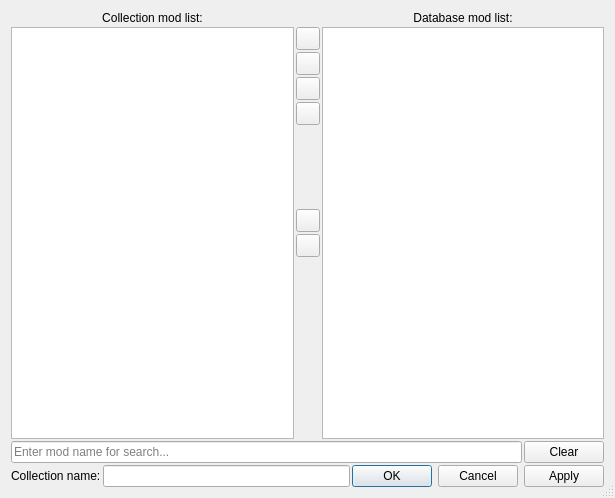
<?xml version="1.0" encoding="UTF-8"?>
<ui version="4.0">
 <class>EditModCollectionDialog</class>
 <widget class="QDialog" name="EditModCollectionDialog">
  <property name="geometry">
   <rect>
    <x>0</x>
    <y>0</y>
    <width>615</width>
    <height>498</height>
   </rect>
  </property>
  <property name="windowTitle">
   <string>Dialog</string>
  </property>
  <property name="sizeGripEnabled">
   <bool>true</bool>
  </property>
  <property name="modal">
   <bool>true</bool>
  </property>
  <layout class="QGridLayout" name="gridLayout">
   <property name="spacing">
    <number>2</number>
   </property>
   <item row="0" column="0">
    <widget class="QLabel" name="label_collectionMods">
     <property name="text">
      <string>Collection mod list:</string>
     </property>
     <property name="alignment">
      <set>Qt::AlignCenter</set>
     </property>
    </widget>
   </item>
   <item row="1" column="0">
    <widget class="QListView" name="listView_collectionMods">
     <property name="focusPolicy">
      <enum>Qt::NoFocus</enum>
     </property>
     <property name="autoScroll">
      <bool>false</bool>
     </property>
     <property name="editTriggers">
      <set>QAbstractItemView::NoEditTriggers</set>
     </property>
     <property name="selectionMode">
      <enum>QAbstractItemView::ExtendedSelection</enum>
     </property>
     <property name="selectionBehavior">
      <enum>QAbstractItemView::SelectRows</enum>
     </property>
     <property name="textElideMode">
      <enum>Qt::ElideNone</enum>
     </property>
     <property name="wordWrap">
      <bool>true</bool>
     </property>
    </widget>
   </item>
   <item row="1" column="1">
    <layout class="QVBoxLayout" name="verticalLayout_toolbar" stretch="1,1">
     <property name="spacing">
      <number>2</number>
     </property>
     <item>
      <layout class="QVBoxLayout" name="verticalLayout_toolbarTop">
       <property name="spacing">
        <number>2</number>
       </property>
       <item>
        <widget class="QToolButton" name="toolButton_setUnlocked">
         <property name="toolTip">
          <string>Unlock selected mods</string>
         </property>
         <property name="text">
          <string/>
         </property>
         <property name="icon">
          <iconset resource="resources.qrc">
           <normaloff>:/images/ui_outline/unlock.svg</normaloff>:/images/ui_outline/unlock.svg</iconset>
         </property>
         <property name="arrowType">
          <enum>Qt::NoArrow</enum>
         </property>
        </widget>
       </item>
       <item>
        <widget class="QToolButton" name="toolButton_setLocked">
         <property name="toolTip">
          <string>Lock selected mods</string>
         </property>
         <property name="text">
          <string/>
         </property>
         <property name="icon">
          <iconset resource="resources.qrc">
           <normaloff>:/images/ui_outline/lock.svg</normaloff>:/images/ui_outline/lock.svg</iconset>
         </property>
         <property name="arrowType">
          <enum>Qt::NoArrow</enum>
         </property>
        </widget>
       </item>
       <item>
        <widget class="QToolButton" name="toolButton_openFolder">
         <property name="toolTip">
          <string>Open selected mod folders in the explorer</string>
         </property>
         <property name="text">
          <string/>
         </property>
         <property name="icon">
          <iconset resource="resources.qrc">
           <normaloff>:/images/ui_outline/folder.svg</normaloff>:/images/ui_outline/folder.svg</iconset>
         </property>
         <property name="arrowType">
          <enum>Qt::NoArrow</enum>
         </property>
        </widget>
       </item>
       <item>
        <widget class="QToolButton" name="toolButton_openSteamPage">
         <property name="toolTip">
          <string>Open the first selected mod page in the Steam Workshop</string>
         </property>
         <property name="text">
          <string/>
         </property>
         <property name="icon">
          <iconset resource="resources.qrc">
           <normaloff>:/images/ui_outline/steam.svg</normaloff>:/images/ui_outline/steam.svg</iconset>
         </property>
         <property name="arrowType">
          <enum>Qt::NoArrow</enum>
         </property>
        </widget>
       </item>
       <item>
        <spacer name="verticalSpacer_toolbarTop">
         <property name="orientation">
          <enum>Qt::Vertical</enum>
         </property>
         <property name="sizeHint" stdset="0">
          <size>
           <width>20</width>
           <height>0</height>
          </size>
         </property>
        </spacer>
       </item>
       <item>
        <widget class="QToolButton" name="toolButton_addMods">
         <property name="toolTip">
          <string>Add selected mods to collection</string>
         </property>
         <property name="text">
          <string/>
         </property>
         <property name="icon">
          <iconset resource="resources.qrc">
           <normaloff>:/images/ui_outline/left-arrow.svg</normaloff>:/images/ui_outline/left-arrow.svg</iconset>
         </property>
         <property name="arrowType">
          <enum>Qt::NoArrow</enum>
         </property>
        </widget>
       </item>
      </layout>
     </item>
     <item>
      <layout class="QVBoxLayout" name="verticalLayout_toolbarBottom">
       <property name="spacing">
        <number>2</number>
       </property>
       <item>
        <widget class="QToolButton" name="toolButton_removeMods">
         <property name="toolTip">
          <string>Remove selected mods from collection</string>
         </property>
         <property name="text">
          <string/>
         </property>
         <property name="icon">
          <iconset resource="resources.qrc">
           <normaloff>:/images/ui_outline/right-arrow.svg</normaloff>:/images/ui_outline/right-arrow.svg</iconset>
         </property>
         <property name="arrowType">
          <enum>Qt::NoArrow</enum>
         </property>
        </widget>
       </item>
       <item>
        <spacer name="verticalSpacer_toolbarBottom">
         <property name="orientation">
          <enum>Qt::Vertical</enum>
         </property>
         <property name="sizeHint" stdset="0">
          <size>
           <width>20</width>
           <height>0</height>
          </size>
         </property>
        </spacer>
       </item>
      </layout>
     </item>
    </layout>
   </item>
   <item row="1" column="2">
    <widget class="QListView" name="listView_databaseMods">
     <property name="focusPolicy">
      <enum>Qt::NoFocus</enum>
     </property>
     <property name="autoScroll">
      <bool>false</bool>
     </property>
     <property name="editTriggers">
      <set>QAbstractItemView::NoEditTriggers</set>
     </property>
     <property name="selectionMode">
      <enum>QAbstractItemView::ExtendedSelection</enum>
     </property>
     <property name="selectionBehavior">
      <enum>QAbstractItemView::SelectRows</enum>
     </property>
     <property name="textElideMode">
      <enum>Qt::ElideNone</enum>
     </property>
     <property name="wordWrap">
      <bool>true</bool>
     </property>
    </widget>
   </item>
   <item row="0" column="2">
    <widget class="QLabel" name="label_databaseMods">
     <property name="text">
      <string>Database mod list:</string>
     </property>
     <property name="alignment">
      <set>Qt::AlignCenter</set>
     </property>
    </widget>
   </item>
   <item row="2" column="0" colspan="3">
    <layout class="QHBoxLayout" name="horizontalLayout">
     <item>
      <widget class="QLineEdit" name="lineEdit_search">
       <property name="sizePolicy">
        <sizepolicy hsizetype="Expanding" vsizetype="Fixed">
         <horstretch>0</horstretch>
         <verstretch>0</verstretch>
        </sizepolicy>
       </property>
       <property name="minimumSize">
        <size>
         <width>0</width>
         <height>21</height>
        </size>
       </property>
       <property name="text">
        <string/>
       </property>
       <property name="frame">
        <bool>true</bool>
       </property>
       <property name="placeholderText">
        <string>Enter mod name for search...</string>
       </property>
      </widget>
     </item>
     <item>
      <widget class="QPushButton" name="pushButton_clearSearch">
       <property name="text">
        <string>Clear</string>
       </property>
      </widget>
     </item>
    </layout>
   </item>
   <item row="3" column="0" colspan="3">
    <layout class="QHBoxLayout" name="horizontalLayout_collectionName" stretch="0,1,0">
     <item>
      <widget class="QLabel" name="label_collectionName">
       <property name="text">
        <string>Collection name:</string>
       </property>
      </widget>
     </item>
     <item>
      <widget class="QLineEdit" name="lineEdit_collectionName"/>
     </item>
     <item>
      <widget class="QDialogButtonBox" name="buttonBox">
       <property name="orientation">
        <enum>Qt::Horizontal</enum>
       </property>
       <property name="standardButtons">
        <set>QDialogButtonBox::Apply|QDialogButtonBox::Cancel|QDialogButtonBox::Ok</set>
       </property>
      </widget>
     </item>
    </layout>
   </item>
  </layout>
 </widget>
 <resources>
  <include location="resources.qrc"/>
 </resources>
 <connections>
  <connection>
   <sender>buttonBox</sender>
   <signal>accepted()</signal>
   <receiver>EditModCollectionDialog</receiver>
   <slot>accept()</slot>
   <hints>
    <hint type="sourcelabel">
     <x>680</x>
     <y>474</y>
    </hint>
    <hint type="destinationlabel">
     <x>157</x>
     <y>274</y>
    </hint>
   </hints>
  </connection>
  <connection>
   <sender>buttonBox</sender>
   <signal>rejected()</signal>
   <receiver>EditModCollectionDialog</receiver>
   <slot>reject()</slot>
   <hints>
    <hint type="sourcelabel">
     <x>680</x>
     <y>480</y>
    </hint>
    <hint type="destinationlabel">
     <x>286</x>
     <y>274</y>
    </hint>
   </hints>
  </connection>
 </connections>
</ui>
